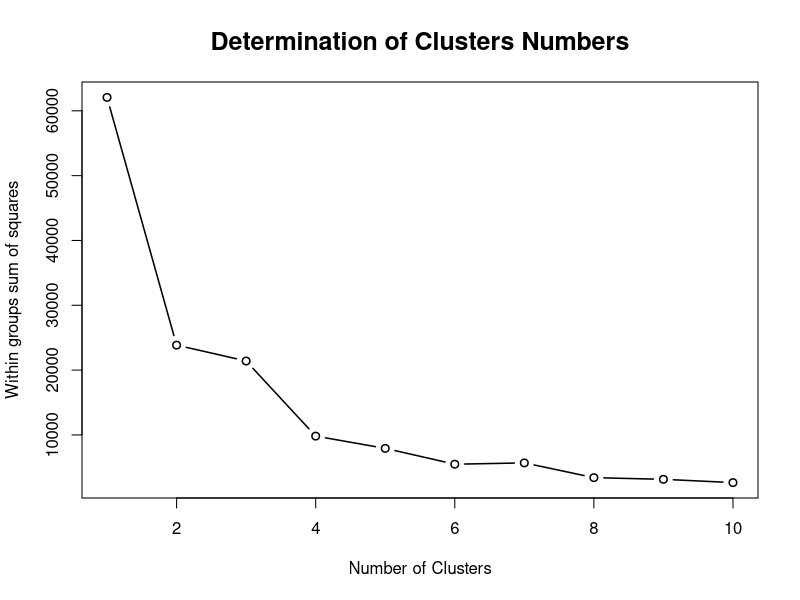
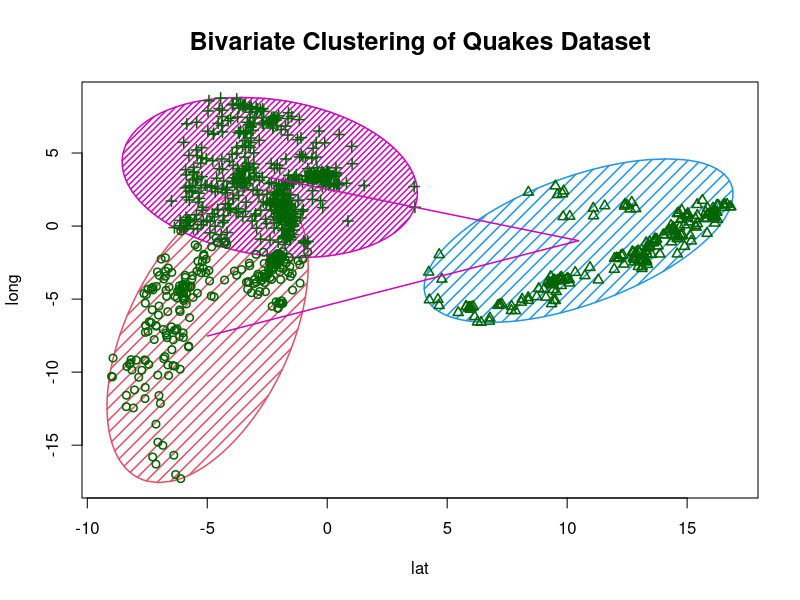

Here is the R script that generated these plots, in order:
## ---- chunk 1
library(cluster)
d <- quakes[,1:2]
# Determine clusters numbers
wgss <-  (nrow(d)-1)*sum(apply(d,2,var))
for (i in 2:10) wgss[i] <- sum(kmeans(d, centers=i)$withinss)
# K-mean clustering with optimal cluster as "3" from cluster determination
clusters <- kmeans(d, 3)
## ---- chunk 2
plot(1:10, wgss, type="b", xlab="Number of Clusters",ylab="Within groups sum of squares", 
    main='Determination of Clusters Numbers', lwd=1.5, cex.axis=1, cex.lab=1, cex.main=1.5) 
## ---- chunk 3
clusplot(d, main ='Bivariate Clustering of Quakes Dataset',sub = '',clusters$cluster, xlab= 'lat',
    ylab = 'long', color=T, shade=T, labels=0, lines=1, lwd=1.5, cex.axis=1, cex.lab=1, cex.main=1.5)
